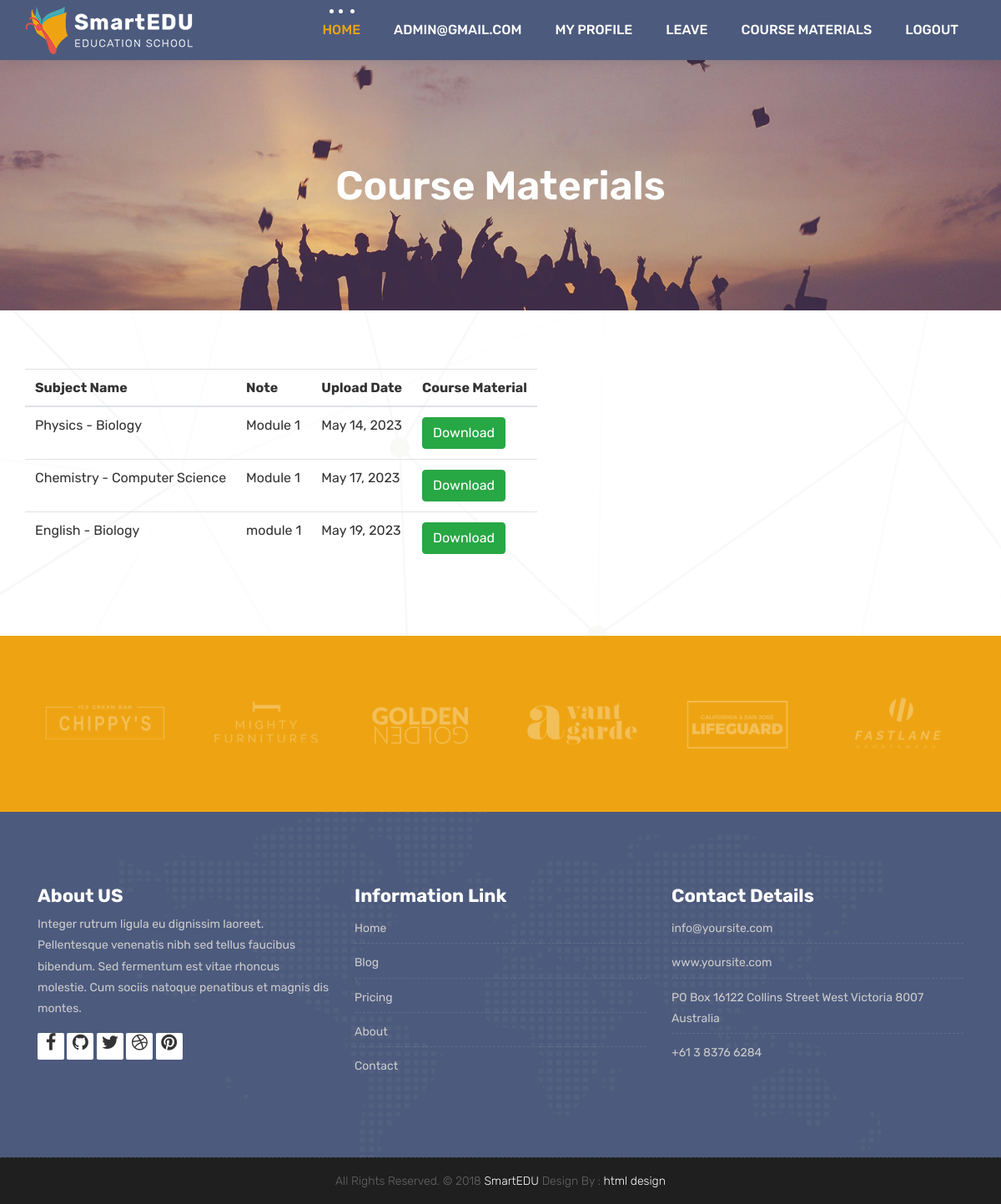
Page /Course_materilals_view/ (signed in) on the committed database.
### Teacher/models.py (models this page shows, shortened)
class Course_materials(models.Model):
    Course_name = models.ForeignKey(Course,on_delete=models.CASCADE)
    subject_name = models.ForeignKey(Subject,on_delete=models.CASCADE)
    Note = models.CharField(max_length=100, blank=True, null=True)
    upload_date =  models.DateField(auto_now_add=True)
    c_materials = models.FileField(upload_to='Course_Materials/subject', null=True)

### Schoolapp/models.py (models this page shows)
class Subject(models.Model):
    subject_id = models.AutoField(primary_key=True)
    subject_name = models.CharField(max_length=100, blank=True, null=True)
    Course_name = models.ForeignKey(Course, on_delete=models.CASCADE)
    def __str__(self):
        return f"{self.subject_name} - {self.Course_name}"

class Course(models.Model):
        course_id = models.AutoField(primary_key=True,null=False)
        Course_name = models.CharField(max_length=100,blank=True, null=True)
        Course_img = models.ImageField(upload_to='course/subject', null=True)
        Description = models.CharField(max_length=100, blank=True, null=True)
        def __str__(self):
            return self.Course_name

### Schoolapp/views.py (the view)
# urls.py: path('Course_materilals_view/', views.Course_materilals_view, name='Course_materilals_view'),
def Course_materilals_view(request):
    if 'email' in request.session:
        email=request.session['email']
        data=Course_materials.objects.all()
        context = {
            'data': data,
            'email': email
        }
        return render(request, 'Student/CourseMaterials.html', context)
    else:
        return redirect(Home)

### templates/Student/CourseMaterials.html (shortened to what this page needs)
{% extends 'index/base_student.html' %}
{% load static %}
{% block content %}
	<div class="all-title-box">
		<div class="container text-center">
			<h1>Course Materials</h1>
		</div>
	</div>
    <div id="contact" class="section wb">
        <div class="container">
            <div class="row">
                <div class="col-xl-12  col-md-12 col-sm-12">
                  <div class="justify-content-centre align-items-centre d-flex">
                      <div class="contact_form1">
                            <div class="row row-fluid">
                              {% if data %}
                                        <table class="table table-hover">
                                            <thead>
                                                <tr>
                                                    <th scope="col">Subject Name </th>
                                                    <th scope="col">Note</th>
                                                    <th scope="col">Upload Date</th>
                                                    <th scope="col">Course Material</th>
                                                </tr>
                                            </thead>
                                            <tbody>
                                                {% for d in data %}
                                                <tr>
                                                    <td>{{d.subject_name}}</td>
                                                    <td>{{d.Note}}</td>
                                                    <td>{{d.upload_date}}</td>
                                                     <td ><a class="btn btn-success"  href="{% url 'download_pdf_CM' d.id %}">Download</a></td>
                                                </tr>
                                                {% endfor %}
                                            </tbody>
                                        </table>
                                        {% else %}
                                        <h4>Currently You have no Course Materials Avialable</h4>
                                        {% endif %}
                            </div>
                    </div>
                  </div>
                </div>
            </div>
        </div>
    </div>
	<div class="parallax section dbcolor">
        <div class="container">
            <div class="row logos">
                <div class="col-md-2 col-sm-2 col-xs-6 wow fadeInUp">
                    <a href="#"><img src="{% static 'images/logo_01.png' %}" alt="" class="img-repsonsive"></a>
                </div>
                <div class="col-md-2 col-sm-2 col-xs-6 wow fadeInUp">
                    <a href="#"><img src="{% static 'images/logo_02.png' %}" alt="" class="img-repsonsive"></a>
                </div>
                <div class="col-md-2 col-sm-2 col-xs-6 wow fadeInUp">
                    <a href="#"><img src="{% static 'images/logo_03.png' %}" alt="" class="img-repsonsive"></a>
                </div>
                <div class="col-md-2 col-sm-2 col-xs-6 wow fadeInUp">
                    <a href="#"><img src="{% static 'images/logo_04.png' %}" alt="" class="img-repsonsive"></a>
                </div>
                <div class="col-md-2 col-sm-2 col-xs-6 wow fadeInUp">
                    <a href="#"><img src="{% static 'images/logo_05.png' %}" alt="" class="img-repsonsive"></a>
                </div>
                <div class="col-md-2 col-sm-2 col-xs-6 wow fadeInUp">
                    <a href="#"><img src="{% static 'images/logo_06.png' %}" alt="" class="img-repsonsive"></a>
                </div>
            </div>
        </div>
    </div>
{% endblock %}

### templates/index/base_student.html (shortened to what this page needs)
{% load static %}
<html>
<head>
    <link rel="stylesheet" href="{% static 'css/bootstrap.min.css' %}">
    <link rel="stylesheet" href="{% static 'css/style.css' %}">
    <link rel="stylesheet" href="{% static 'css/versions.css' %}">
    <link rel="stylesheet" href="{% static 'css/responsive.css' %}">
    <link rel="stylesheet" href="{% static 'css/custom.css' %}">
	<link rel="stylesheet" href="{% static 'css/flaticon.css' %}">
	<link rel="stylesheet" href="{% static 'css/font-awesome.min.css' %}">
	<link rel="stylesheet" href="{% static 'css/animate.css' %}">
	<link rel="stylesheet" href="{% static 'css/animate.min.css' %}">
	<link rel="stylesheet" href="{% static 'css/bootstrap-touch-slider.css' %}">
	<link rel="stylesheet" href="{% static 'css/font-awesome.css' %}">
	<link rel="stylesheet" href="{% static 'css/owl.carousel.css' %}">
	<link rel="stylesheet" href="{% static 'css/pr_loading.css' %}">
	<link rel="stylesheet" href="{% static 'css/prettyPhoto.css' %}">
	<link rel="stylesheet" href="{% static 'css/timeline.min.css' %}">
</head>
<body class="host_version">
	<header class="top-navbar">
		<nav class="navbar navbar-expand-lg navbar-light bg-light">
			<div class="container-fluid" id="google_element">
				<a class="navbar-brand" href="{% url 'home' %}">
					<img src="{% static 'images/logo.png' %}" alt="" />
				</a>
				<div class="collapse navbar-collapse" id="navbars-host">
					<ul class="navbar-nav ml-auto">
						<li class="nav-item active"><a class="nav-link" href="{% url 'Student' %}">Home</a></li>
                        <li class="nav-item dropdown">
							<a class="nav-link dropdown-toggle" href="#" id="dropdown-a" data-toggle="dropdown">{{email}} </a>
						</li>
                        <li class="nav-item dropdown">
							<a class="nav-link dropdown-toggle" href="#" id="dropdown-a" data-toggle="dropdown">My Profile</a>
						</li>
						<li class="nav-item dropdown">
							<a class="nav-link dropdown-toggle" href="#" id="dropdown-a" data-toggle="dropdown">Leave</a>
						</li>
                        <li class="nav-item dropdown">
							<a class="nav-link dropdown-toggle" href="#" id="dropdown-a" data-toggle="dropdown">Course Materials</a>
						</li>
                        <li class="nav-item"><a class="nav-link" href="{% url 'logout' %}">Logout</a></li>
					</ul>
				</div>
			</div>
		</nav>
	</header>
{% block content %}
{% endblock %}
    <footer class="footer">
        <div class="container">
            <div class="row">
                <div class="col-lg-4 col-md-4 col-xs-12">
                    <div class="widget clearfix">
                        <div class="widget-title">
                            <h3>About US</h3>
                        </div>
                        <p> Integer rutrum ligula eu dignissim laoreet. Pellentesque venenatis nibh sed tellus faucibus bibendum. Sed fermentum est vitae rhoncus molestie. Cum sociis natoque penatibus et magnis dis montes.</p>
                        <div class="footer-right">
							<ul class="footer-links-soi">
								<li><a href="#"><i class="fa fa-facebook"></i></a></li>
								<li><a href="#"><i class="fa fa-github"></i></a></li>
								<li><a href="#"><i class="fa fa-twitter"></i></a></li>
								<li><a href="#"><i class="fa fa-dribbble"></i></a></li>
								<li><a href="#"><i class="fa fa-pinterest"></i></a></li>
							</ul>
						</div>
                    </div>
                </div>
				<div class="col-lg-4 col-md-4 col-xs-12">
                    <div class="widget clearfix">
                        <div class="widget-title">
                            <h3>Information Link</h3>
                        </div>
                        <ul class="footer-links">
                            <li><a href="#">Home</a></li>
                            <li><a href="#">Blog</a></li>
                            <li><a href="#">Pricing</a></li>
							<li><a href="#">About</a></li>
							<li><a href="#">Contact</a></li>
                        </ul>
                    </div>
                </div>
                <div class="col-lg-4 col-md-4 col-xs-12">
                    <div class="widget clearfix">
                        <div class="widget-title">
                            <h3>Contact Details</h3>
                        </div>
                        <ul class="footer-links">
                            <li><a href="mailto:#">info@yoursite.com</a></li>
                            <li><a href="#">www.yoursite.com</a></li>
                            <li>PO Box 16122 Collins Street West Victoria 8007 Australia</li>
                            <li>+61 3 8376 6284</li>
                        </ul>
                    </div>
                </div>
            </div>
        </div>
    </footer>
    <div class="copyrights">
        <div class="container">
            <div class="footer-distributed">
                <div class="footer-center">
                    <p class="footer-company-name">All Rights Reserved. &copy; 2018 <a href="#">SmartEDU</a> Design By : <a href="https://html.design/">html design</a></p>
                </div>
            </div>
        </div>
    </div>
</body>
</html>

### static/css/pr_loading.css (style rules this page uses)
* { -khtml-box-sizing: border-box; -ms-box-sizing: border-box; box-sizing: border-box; }

### rows in the picture
Course_materials: subject_name "Physics - Biology", Note "Module 1", upload_date "May 14, 2023"
Course_materials: subject_name "Chemistry - Computer Science", Note "Module 1", upload_date "May 17, 2023"
Course_materials: subject_name "English - Biology", Note "module 1", upload_date "May 19, 2023"

### other values in the picture
{{ email }} "ADMIN@GMAIL.COM"
